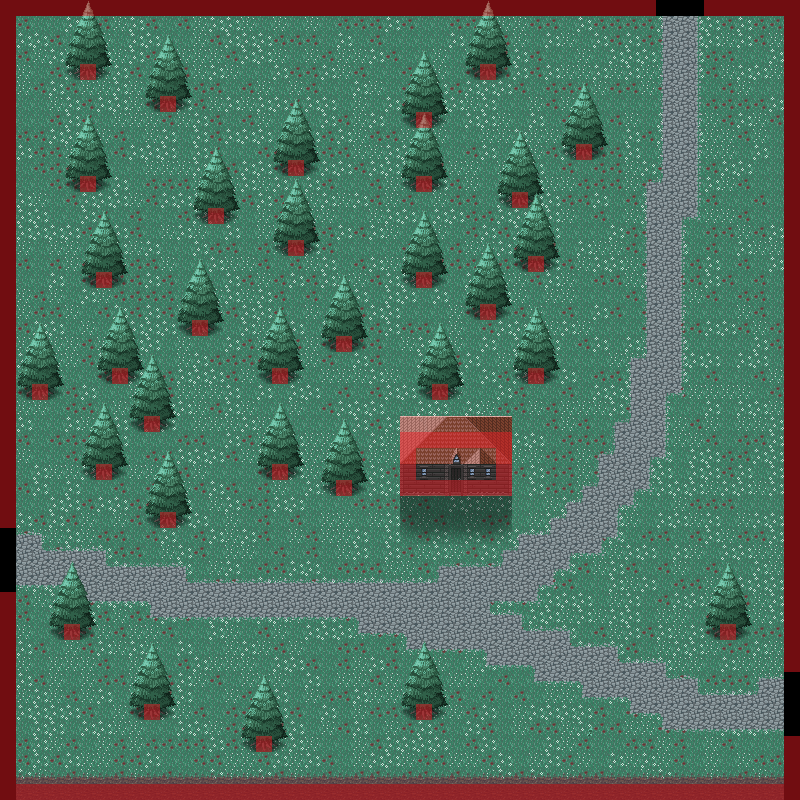

This game map was drawn from its Tiled (.tmx) file and the tilesets committed beside it. A one-line description and the trimmed map source follow:
An orthogonal 50x50 tile map with 16x16 px tiles, 8 tile layers (Grass, Path, Trees base, House, ...), 2 tilesets and 1 object.

<map version="1.0" orientation="orthogonal" renderorder="right-down" width="50" height="50" tilewidth="16" tileheight="16" nextobjectid="1">
 <tileset firstgid="1" name="Tileset" tilewidth="16" tileheight="16" tilecount="4096" columns="64">
  <image source="../tiles/Tileset.png" width="1024" height="1024" />
  <terraintypes>
   <terrain name="StonePath" tile="-1" />
  </terraintypes>
  <tile id="582" terrain=",,,0" />
  <tile id="583" terrain=",,0,0" />
  <tile id="584" terrain=",,0," />
  <tile id="585" terrain="0,0,0," />
  <tile id="586" terrain="0,0,,0" />
  <tile id="646" terrain=",0,,0" />
  <tile id="647" terrain="0,0,0,0" />
  <tile id="648" terrain="0,,0," />
  <tile id="649" terrain="0,,0,0" />
  <tile id="650" terrain=",0,0,0" />
  <tile id="710" terrain=",0,," />
  <tile id="711" terrain="0,0,," />
  <tile id="712" terrain="0,,," />
 </tileset>
 <tileset firstgid="4097" name="Collision" tilewidth="16" tileheight="16" tilecount="1" columns="1">
  <image source="../tiles/Collision.png" trans="ff0004" width="16" height="16" />
  <tile id="0">
   <objectgroup draworder="index">
    <object id="1" x="0" y="0" width="16" height="16" />
   </objectgroup>
  </tile>
 </tileset>
 <layer name="Grass" width="50" height="50">
  <data>[2500 cells, 2500 non-empty, 5 distinct tile ids]</data>
 </layer>
 <layer name="Path" width="50" height="50">
  <data>[2500 cells, 437 non-empty, 16 distinct tile ids]</data>
 </layer>
 <layer name="Trees base" width="50" height="50">
  <data>[2500 cells, 107 non-empty, 6 distinct tile ids]</data>
 </layer>
 <layer name="House" width="50" height="50">
  <data>[2500 cells, 21 non-empty, 11 distinct tile ids]</data>
 </layer>
 <layer name="tree top" width="50" height="50">
  <data>[2500 cells, 406 non-empty, 15 distinct tile ids]</data>
 </layer>
 <layer name="houseRoof" width="50" height="50">
  <data>[2500 cells, 24 non-empty, 22 distinct tile ids]</data>
 </layer>
 <layer name="shadows" width="50" height="50">
  <data>[2500 cells, 69 non-empty, 9 distinct tile ids]</data>
 </layer>
 <layer name="Collisions" width="50" height="50" opacity="0.48">
  <data>[2500 cells, 279 non-empty, 3 distinct tile ids]</data>
 </layer>
</map>